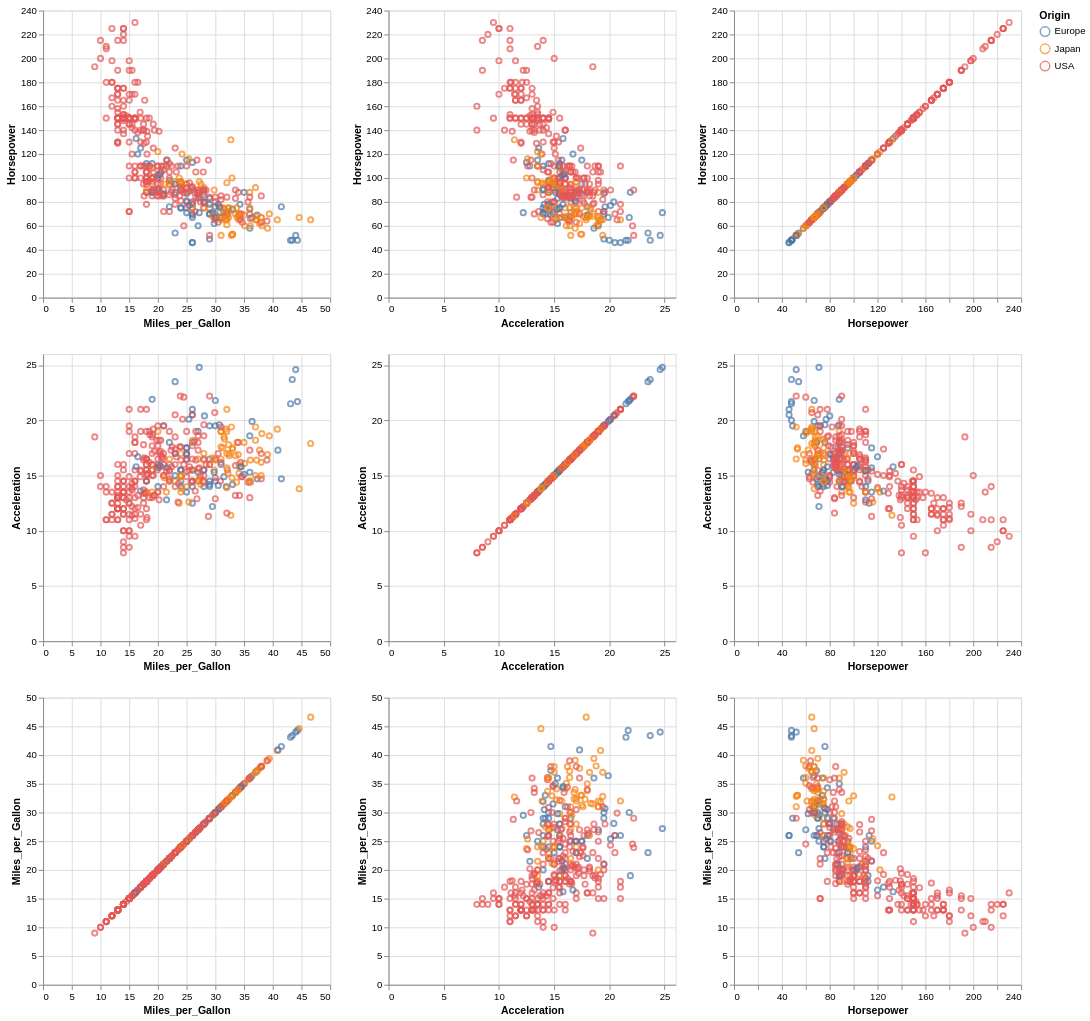

Vega-Lite specification for this chart:
### Vega-Lite specification from a JSON file in a GitHub repository (floating-point values rounded to 4 significant figures; data arrays with more than 128 entries replaced by an {"elided": "..."} marker saying what was removed)
{"$schema": "https://vega.github.io/schema/vega-lite/v4.json", "data": {"values": {"elided": "406 records"}}, "repeat": {"row": ["Horsepower", "Acceleration", "Miles_per_Gallon"], "column": ["Miles_per_Gallon", "Acceleration", "Horsepower"]}, "spec": {"selection": {"brush": {"type": "interval", "resolve": "union"}}, "mark": "point", "encoding": {"x": {"field": {"repeat": "column"}, "type": "quantitative"}, "y": {"field": {"repeat": "row"}, "type": "quantitative"}, "color": {"condition": {"selection": "brush", "field": "Origin", "type": "nominal"}, "value": "grey"}}}}
